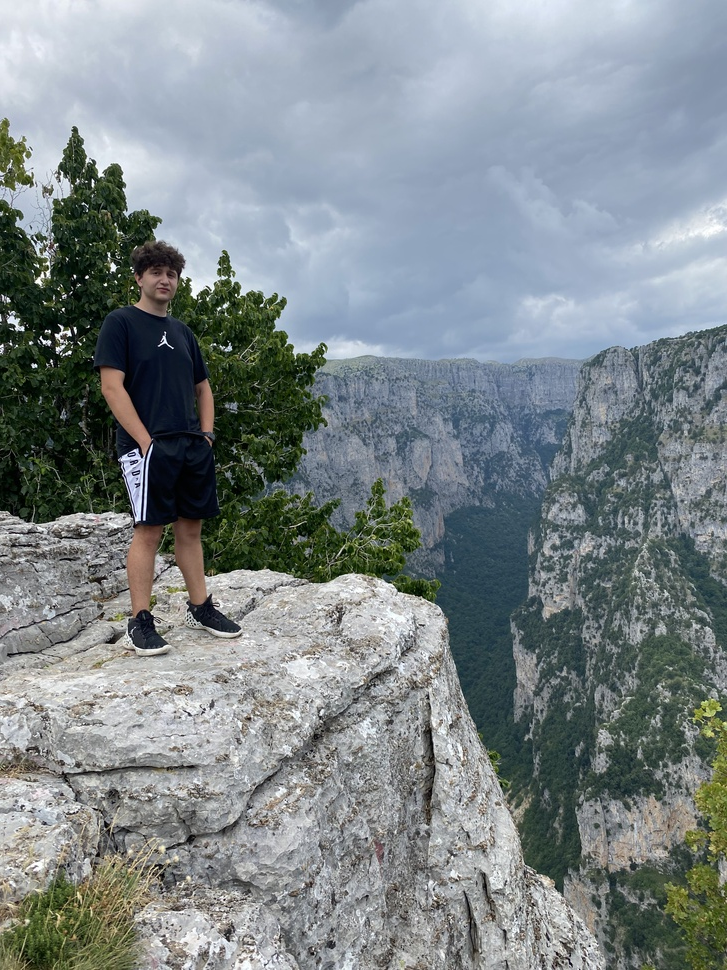
#> input picture Scikit/IMG_6489.jpg, 727 x 970 px, shrunk from 3024 x 4032 before the run, found by its file name
$ python colorAnalysisOpenCV.py
#> lines starting #> are read from the running program, lines starting #| are printed output that depends on the picture
import cv2
import matplotlib.pyplot as plt

# Διάβασε μια εικόνα από τον δίσκο
image = cv2.imread("D:\Diploma\ScikitLearn\IMG_6489.jpg")
#> image is the input picture: shape (970, 727, 3); mean B, G, R 138.5, 135.4, 126.5

# Εμφάνισε την εικόνα
cv2.namedWindow('Image', cv2.WINDOW_NORMAL)
cv2.imshow('Image', image)
cv2.waitKey(0)
cv2.destroyAllWindows()

# Χωρίσε την εικόνα σε κανάλια BGR
b, g, r = cv2.split(image)
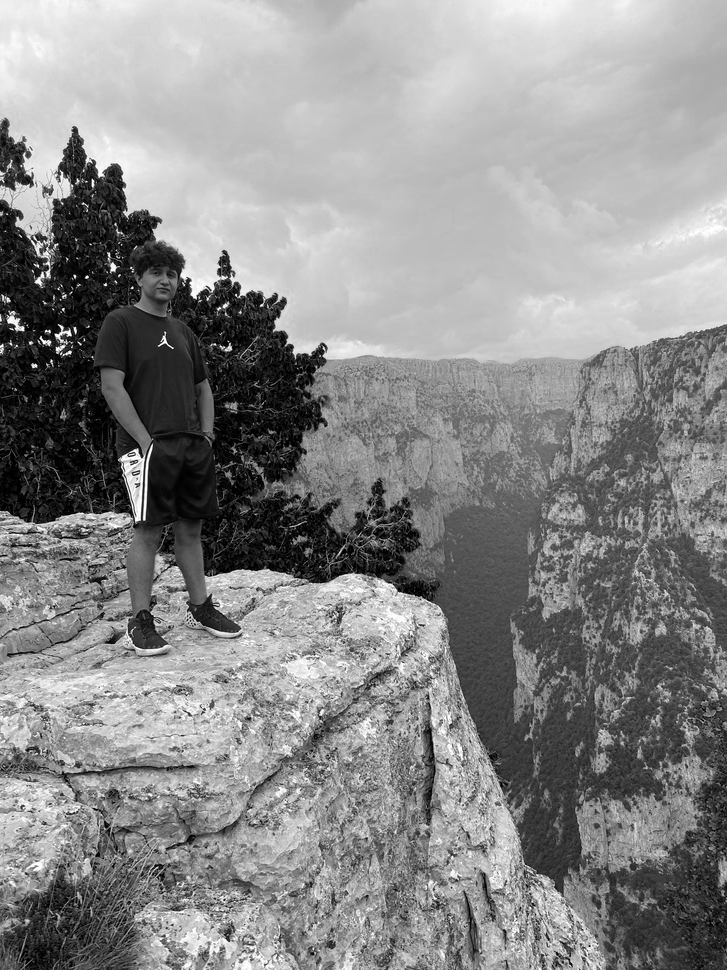
#> b: shape (970, 727); min 0, max 255, mean 138.5
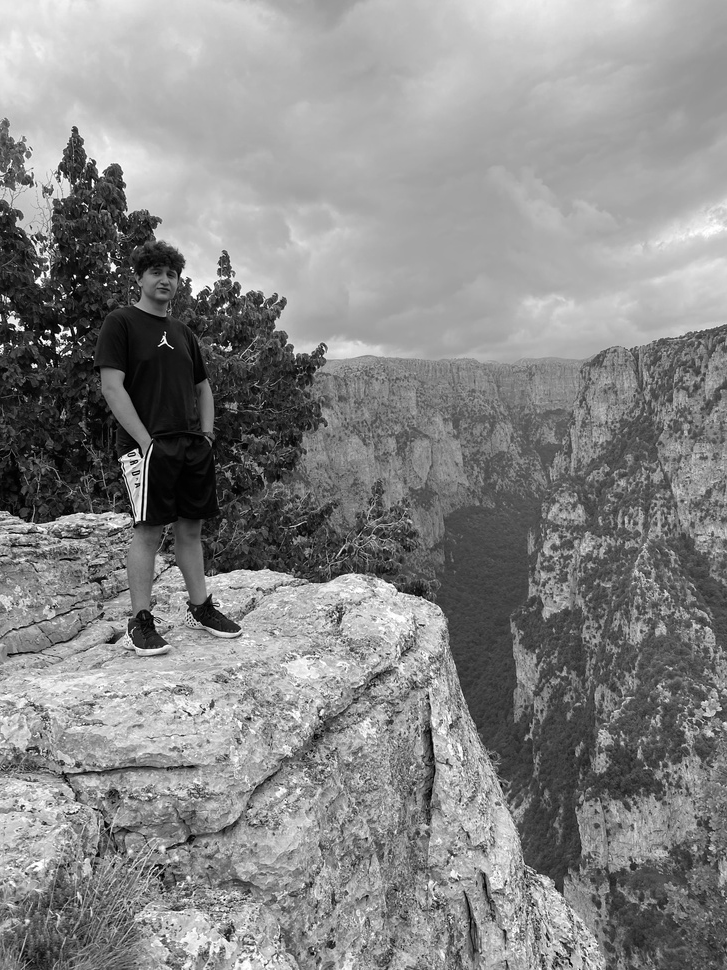
#> g: shape (970, 727); min 0, max 255, mean 135.4
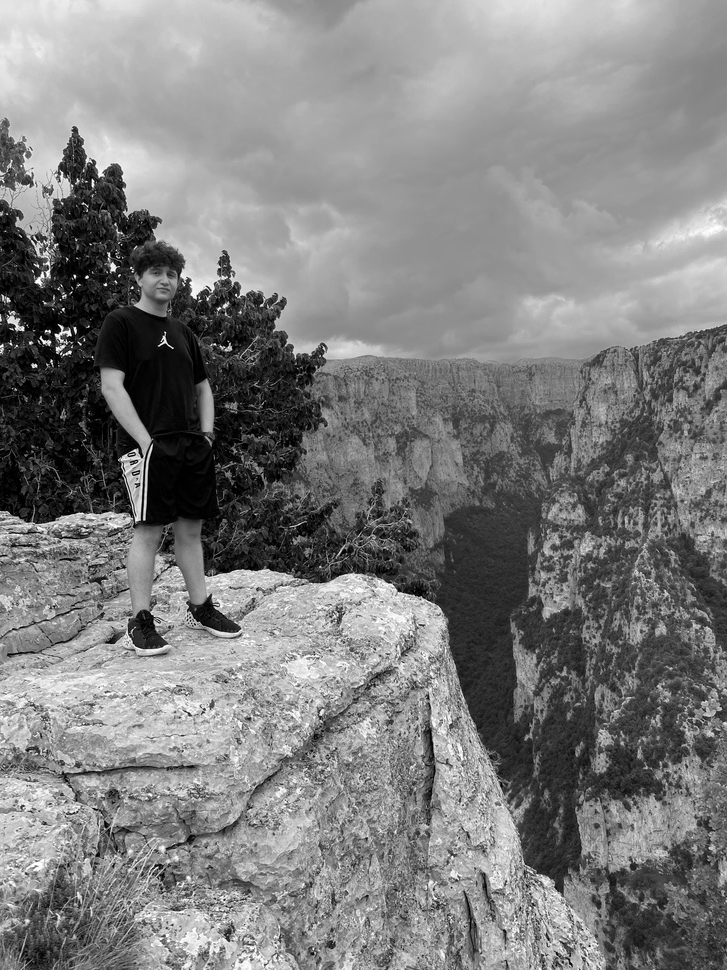
#> r: shape (970, 727); min 0, max 255, mean 126.5

# Υπολόγισε τα ιστογράμματα των καναλιών
hist_b = cv2.calcHist([b], [0], None, [256], [0,256])
#> hist_b = 256 values, max 10740 at index 192, min 154 at index 254, mean 2754.6
hist_g = cv2.calcHist([g], [0], None, [256], [0,256])
#> hist_g = 256 values, max 8316 at index 165, min 154 at index 251, mean 2754.6
hist_r = cv2.calcHist([r], [0], None, [256], [0,256])
#> hist_r = 256 values, max 7353 at index 145, min 94 at index 253, mean 2754.6

# Εμφάνισε τα ιστογράμματα
plt.plot(hist_b, color='blue')
plt.plot(hist_g, color='green')
plt.plot(hist_r, color='red')
plt.title('Color Histogram')
plt.xlabel('Pixel Value')
plt.ylabel('Frequency')
plt.show()
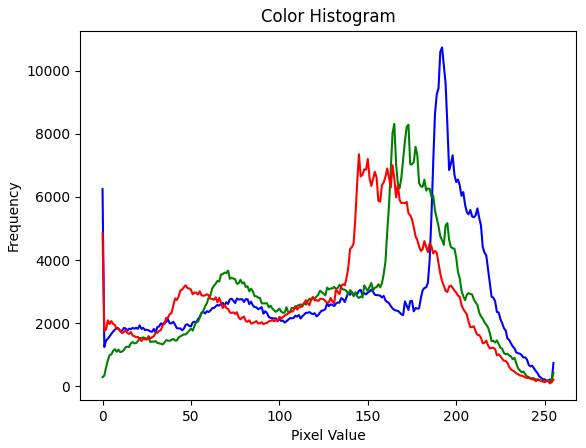
#> figure drawn by matplotlib, 1 panel; curve peaks at x = 192, y = 10740; curve peaks at x = 165, y = 8316; curve peaks at x = 145, y = 7353

#Άξονας X (Pixel Value): Αναπαριστά την ένταση του χρώματος. Για μια εικόνα RGB, η ένταση κάθε καναλιού (κόκκινο, πράσινο, μπλε) μπορεί να λάβει τιμές από 0 έως 255.
#Άξονας Y (Frequency): Αναπαριστά τον αριθμό των pixel στην εικόνα που έχουν τη συγκεκριμένη ένταση χρώματος. Το ύψος της καμπύλης σε κάθε σημείο X δείχνει πόσες φορές η συγκεκριμένη ένταση χρώματος εμφανίζεται στην εικόνα.
